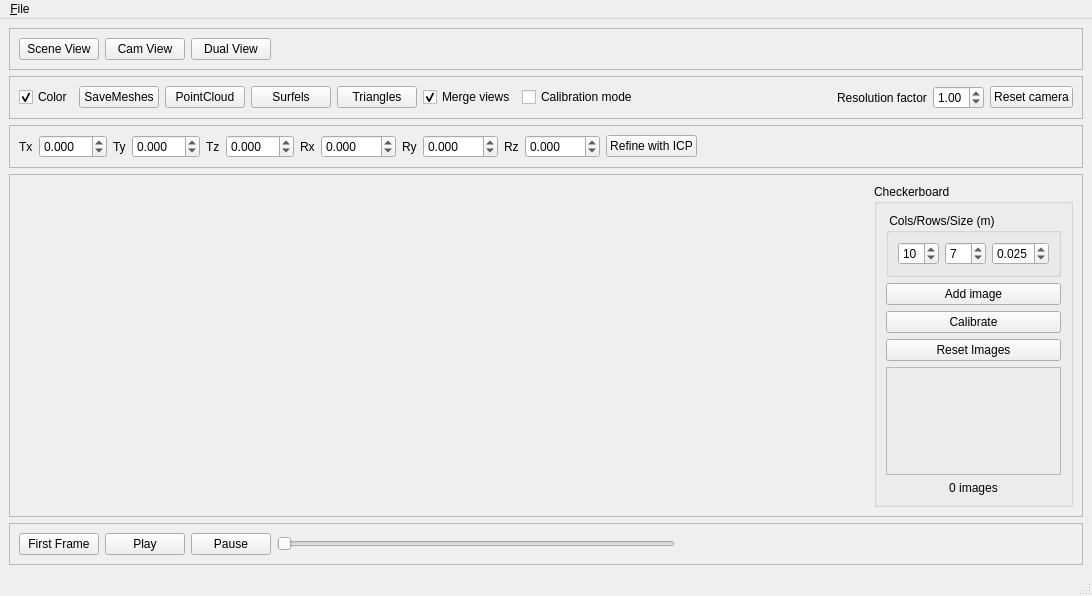
<?xml version="1.0" encoding="UTF-8"?>
<ui version="4.0">
 <class>View3DWindow</class>
 <widget class="QMainWindow" name="View3DWindow">
  <property name="geometry">
   <rect>
    <x>0</x>
    <y>0</y>
    <width>1092</width>
    <height>596</height>
   </rect>
  </property>
  <property name="windowTitle">
   <string>3D View</string>
  </property>
  <widget class="QWidget" name="centralwidget">
   <layout class="QVBoxLayout" name="verticalLayout">
       
       
       
       <item>
           <widget class="QFrame" name="frame0">
               <property name="sizePolicy">
                   <sizepolicy hsizetype="Preferred" vsizetype="Fixed">
                       <horstretch>0</horstretch>
                       <verstretch>0</verstretch>
                   </sizepolicy>
               </property>
               <property name="frameShape">
                   <enum>QFrame::StyledPanel</enum>
               </property>
               <property name="frameShadow">
                   <enum>QFrame::Raised</enum>
               </property>
               <layout class="QHBoxLayout" name="horizontalLayout0">
                    <item>
                       <widget class="QPushButton" name="sceneViewButton">
                           <property name="text">
                               <string>Scene View</string>
                           </property>
                       </widget>
                   </item>
                   <item>
                       <widget class="QPushButton" name="camViewButton">
                           <property name="text">
                               <string>Cam View</string>
                           </property>
                       </widget>
                   </item>
                   <item>
                       <widget class="QPushButton" name="dualViewButton">
                           <property name="text">
                               <string>Dual View</string>
                           </property>
                       </widget>
                   </item>
                   <item>
                       <spacer name="horizontalSpacer">
                           <property name="orientation">
                               <enum>Qt::Horizontal</enum>
                           </property>
                           <property name="sizeHint" stdset="0">
                               <size>
                                   <width>40</width>
                                   <height>20</height>
                               </size>
                           </property>
                       </spacer>
                   </item>
               </layout>
           </widget>
       </item>
       
       
       
       
       
       
    <item>
     <widget class="QFrame" name="frame">
      <property name="sizePolicy">
       <sizepolicy hsizetype="Preferred" vsizetype="Fixed">
        <horstretch>0</horstretch>
        <verstretch>0</verstretch>
       </sizepolicy>
      </property>
      <property name="frameShape">
       <enum>QFrame::StyledPanel</enum>
      </property>
      <property name="frameShadow">
       <enum>QFrame::Raised</enum>
      </property>
      <layout class="QHBoxLayout" name="horizontalLayout">
       <item>
        <widget class="QCheckBox" name="colorMappingCheckBox">
         <property name="text">
          <string>Color</string>
         </property>
         <property name="checked">
          <bool>true</bool>
         </property>
        </widget>
       </item>
       <item>
        <widget class="QPushButton" name="saveMeshesPushButton">
         <property name="text">
          <string>SaveMeshes</string>
         </property>
        </widget>
       </item>
       <item>
        <widget class="QPushButton" name="pointCloudPushButton">
         <property name="text">
          <string>PointCloud</string>
         </property>
        </widget>
       </item>
       <item>
        <widget class="QPushButton" name="surfelsPushButton">
         <property name="text">
          <string>Surfels</string>
         </property>
        </widget>
       </item>
       <item>
        <widget class="QPushButton" name="trianglePushButton">
         <property name="text">
          <string>Triangles</string>
         </property>
        </widget>
       </item>
       <item>
        <widget class="QCheckBox" name="mergeViewsCheckBox">
         <property name="text">
          <string>Merge views</string>
         </property>
         <property name="checked">
          <bool>true</bool>
         </property>
        </widget>
       </item>
       <item>
        <widget class="QCheckBox" name="calibrationModeCheckBox">
         <property name="text">
          <string>Calibration mode</string>
         </property>
        </widget>
       </item>
       <item>
        <spacer name="horizontalSpacer">
         <property name="orientation">
          <enum>Qt::Horizontal</enum>
         </property>
         <property name="sizeHint" stdset="0">
          <size>
           <width>40</width>
           <height>20</height>
          </size>
         </property>
        </spacer>
       </item>
       <item>
        <widget class="QLabel" name="label">
         <property name="text">
          <string>Resolution factor</string>
         </property>
        </widget>
       </item>
       <item>
        <widget class="QDoubleSpinBox" name="resolutionFactorSpinBox">
         <property name="minimum">
          <double>0.100000000000000</double>
         </property>
         <property name="maximum">
          <double>4.000000000000000</double>
         </property>
         <property name="singleStep">
          <double>0.100000000000000</double>
         </property>
         <property name="value">
          <double>1.000000000000000</double>
         </property>
        </widget>
       </item>
       <item>
        <widget class="QPushButton" name="resetCamera">
         <property name="text">
          <string>Reset camera</string>
         </property>
        </widget>
       </item>
      </layout>
     </widget>
    </item>
    <item>
     <widget class="QFrame" name="frame_3">
      <property name="sizePolicy">
       <sizepolicy hsizetype="Preferred" vsizetype="Fixed">
        <horstretch>0</horstretch>
        <verstretch>0</verstretch>
       </sizepolicy>
      </property>
      <property name="frameShape">
       <enum>QFrame::StyledPanel</enum>
      </property>
      <property name="frameShadow">
       <enum>QFrame::Raised</enum>
      </property>
      <layout class="QHBoxLayout" name="horizontalLayout_3">
       <item>
        <widget class="QLabel" name="label_2">
         <property name="text">
          <string>Tx</string>
         </property>
        </widget>
       </item>
       <item>
        <widget class="QDoubleSpinBox" name="txValue">
         <property name="decimals">
          <number>3</number>
         </property>
         <property name="minimum">
          <double>-10.000000000000000</double>
         </property>
         <property name="maximum">
          <double>10.000000000000000</double>
         </property>
        </widget>
       </item>
       <item>
        <widget class="QLabel" name="label_3">
         <property name="text">
          <string>Ty</string>
         </property>
        </widget>
       </item>
       <item>
        <widget class="QDoubleSpinBox" name="tyValue">
         <property name="decimals">
          <number>3</number>
         </property>
         <property name="minimum">
          <double>-10.000000000000000</double>
         </property>
         <property name="maximum">
          <double>10.000000000000000</double>
         </property>
        </widget>
       </item>
       <item>
        <widget class="QLabel" name="label_4">
         <property name="text">
          <string>Tz</string>
         </property>
        </widget>
       </item>
       <item>
        <widget class="QDoubleSpinBox" name="tzValue">
         <property name="decimals">
          <number>3</number>
         </property>
         <property name="minimum">
          <double>-10.000000000000000</double>
         </property>
         <property name="maximum">
          <double>10.000000000000000</double>
         </property>
        </widget>
       </item>
       <item>
        <widget class="QLabel" name="label_5">
         <property name="text">
          <string>Rx</string>
         </property>
        </widget>
       </item>
       <item>
        <widget class="QDoubleSpinBox" name="rxValue">
         <property name="decimals">
          <number>3</number>
         </property>
         <property name="minimum">
          <double>-360.000000000000000</double>
         </property>
         <property name="maximum">
          <double>360.000000000000000</double>
         </property>
        </widget>
       </item>
       <item>
        <widget class="QLabel" name="label_6">
         <property name="text">
          <string>Ry</string>
         </property>
        </widget>
       </item>
       <item>
        <widget class="QDoubleSpinBox" name="ryValue">
         <property name="decimals">
          <number>3</number>
         </property>
         <property name="minimum">
          <double>-360.000000000000000</double>
         </property>
         <property name="maximum">
          <double>360.000000000000000</double>
         </property>
        </widget>
       </item>
       <item>
        <widget class="QLabel" name="label_7">
         <property name="text">
          <string>Rz</string>
         </property>
        </widget>
       </item>
       <item>
        <widget class="QDoubleSpinBox" name="rzValue">
         <property name="decimals">
          <number>3</number>
         </property>
         <property name="minimum">
          <double>-360.000000000000000</double>
         </property>
         <property name="maximum">
          <double>360.000000000000000</double>
         </property>
        </widget>
       </item>
       <item>
        <widget class="QPushButton" name="refineWithICPButton">
         <property name="text">
          <string>Refine with ICP</string>
         </property>
        </widget>
       </item>
       <item>
        <spacer name="horizontalSpacer_2">
         <property name="orientation">
          <enum>Qt::Horizontal</enum>
         </property>
         <property name="sizeHint" stdset="0">
          <size>
           <width>40</width>
           <height>20</height>
          </size>
         </property>
        </spacer>
       </item>
      </layout>
     </widget>
    </item>
    <item>
     <widget class="QFrame" name="frame_2">
      <property name="frameShape">
       <enum>QFrame::StyledPanel</enum>
      </property>
      <property name="frameShadow">
       <enum>QFrame::Raised</enum>
      </property>
      <layout class="QHBoxLayout" name="horizontalLayout_2">
       <item>
        <widget class="CalibrationMeshViewer" name="mesh_view" native="true"/>
       </item>
       <item>
        <widget class="QGroupBox" name="groupBox">
         <property name="sizePolicy">
          <sizepolicy hsizetype="Fixed" vsizetype="Expanding">
           <horstretch>0</horstretch>
           <verstretch>0</verstretch>
          </sizepolicy>
         </property>
         <property name="minimumSize">
          <size>
           <width>150</width>
           <height>0</height>
          </size>
         </property>
         <property name="title">
          <string>Checkerboard</string>
         </property>
         <layout class="QVBoxLayout" name="verticalLayout_2">
          <item>
           <widget class="QGroupBox" name="groupBox_2">
            <property name="title">
             <string> Cols/Rows/Size (m)</string>
            </property>
            <layout class="QHBoxLayout" name="horizontalLayout_4">
             <item>
              <widget class="QSpinBox" name="patternWidthSpinBox">
               <property name="value">
                <number>10</number>
               </property>
              </widget>
             </item>
             <item>
              <widget class="QSpinBox" name="patternHeightSpinBox">
               <property name="value">
                <number>7</number>
               </property>
              </widget>
             </item>
             <item>
              <widget class="QDoubleSpinBox" name="patternSizeSpinBox">
               <property name="decimals">
                <number>3</number>
               </property>
               <property name="maximum">
                <double>1.000000000000000</double>
               </property>
               <property name="singleStep">
                <double>0.001000000000000</double>
               </property>
               <property name="value">
                <double>0.025000000000000</double>
               </property>
              </widget>
             </item>
            </layout>
           </widget>
          </item>
          <item>
           <widget class="QPushButton" name="addCheckerboardImageButton">
            <property name="text">
             <string>Add image</string>
            </property>
           </widget>
          </item>
          <item>
           <widget class="QPushButton" name="calibrateWithCheckerboardButton">
            <property name="text">
             <string>Calibrate</string>
            </property>
           </widget>
          </item>
          <item>
           <widget class="QPushButton" name="resetCheckerboardImages">
            <property name="text">
             <string>Reset Images</string>
            </property>
           </widget>
          </item>
          <item>
           <widget class="QFrame" name="frame_4">
            <property name="sizePolicy">
             <sizepolicy hsizetype="Preferred" vsizetype="Expanding">
              <horstretch>0</horstretch>
              <verstretch>0</verstretch>
             </sizepolicy>
            </property>
            <property name="minimumSize">
             <size>
              <width>0</width>
              <height>0</height>
             </size>
            </property>
            <property name="frameShape">
             <enum>QFrame::StyledPanel</enum>
            </property>
            <property name="frameShadow">
             <enum>QFrame::Raised</enum>
            </property>
            <layout class="QVBoxLayout" name="verticalLayout_3">
             <item>
              <widget class="ntk::ImageWidget" name="checkerboard_view" native="true">
               <property name="sizePolicy">
                <sizepolicy hsizetype="Preferred" vsizetype="Preferred">
                 <horstretch>0</horstretch>
                 <verstretch>0</verstretch>
                </sizepolicy>
               </property>
              </widget>
             </item>
            </layout>
           </widget>
          </item>
          <item>
           <widget class="QLabel" name="labelCheckboard">
            <property name="text">
             <string>0 images</string>
            </property>
            <property name="alignment">
             <set>Qt::AlignCenter</set>
            </property>
           </widget>
          </item>
         </layout>
        </widget>
       </item>
      </layout>
     </widget>
    </item>
       
       
       
       <item>
           <widget class="QFrame" name="frame5">
               <property name="sizePolicy">
                   <sizepolicy hsizetype="Preferred" vsizetype="Fixed">
                       <horstretch>0</horstretch>
                       <verstretch>0</verstretch>
                   </sizepolicy>
               </property>
               <property name="frameShape">
                   <enum>QFrame::StyledPanel</enum>
               </property>
               <property name="frameShadow">
                   <enum>QFrame::Raised</enum>
               </property>
               <layout class="QHBoxLayout" name="horizontalLayout5">
                   <item>
                       <widget class="QPushButton" name="firstFrameButton">
                           <property name="text">
                               <string>First Frame</string>
                           </property>
                       </widget>
                   </item>
                   <item>
                       <widget class="QPushButton" name="playButton">
                           <property name="text">
                               <string>Play</string>
                           </property>
                       </widget>
                   </item>
                   <item>
                       <widget class="QPushButton" name="pauseButton">
                           <property name="text">
                               <string>Pause</string>
                           </property>
                       </widget>
                   </item>
                   <item>
                       <widget class="QSlider" name="timeSlider">
                           <property name="orientation">
                               <enum>Qt::Horizontal</enum>
                           </property>
                       </widget>
                   </item>

                   <item>
                       <spacer name="horizontalSpacer">
                           <property name="orientation">
                               <enum>Qt::Horizontal</enum>
                           </property>
                           <property name="sizeHint" stdset="0">
                               <size>
                                   <width>40</width>
                                   <height>20</height>
                               </size>
                           </property>
                       </spacer>
                   </item>
               </layout>
           </widget>
       </item>
       
       
       
       
   </layout>
  </widget>
  <widget class="QMenuBar" name="menubar">
   <property name="geometry">
    <rect>
     <x>0</x>
     <y>0</y>
     <width>1092</width>
     <height>26</height>
    </rect>
   </property>
   <widget class="QMenu" name="menu_File">
    <property name="title">
     <string>&amp;File</string>
    </property>
   </widget>
   <addaction name="menu_File"/>
  </widget>
  <widget class="QStatusBar" name="statusbar"/>
 </widget>
 <customwidgets>
  <customwidget>
   <class>CalibrationMeshViewer</class>
   <extends>QWidget</extends>
   <header>View3dWindow.h</header>
   <container>1</container>
  </customwidget>
  <customwidget>
   <class>ntk::ImageWidget</class>
   <extends>QWidget</extends>
   <header location="global">ntk/gui/image_widget.h</header>
   <container>1</container>
  </customwidget>
 </customwidgets>
 <resources/>
 <connections/>
</ui>
